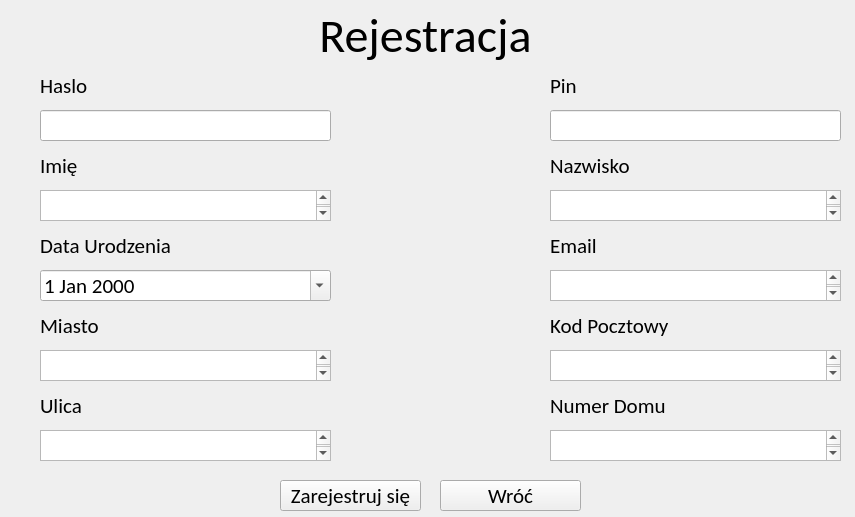
<?xml version="1.0" encoding="UTF-8"?>
<ui version="4.0">
 <class>SignUpWindow</class>
 <widget class="QWidget" name="SignUpWindow">
  <property name="geometry">
   <rect>
    <x>0</x>
    <y>0</y>
    <width>855</width>
    <height>517</height>
   </rect>
  </property>
  <property name="minimumSize">
   <size>
    <width>855</width>
    <height>517</height>
   </size>
  </property>
  <property name="maximumSize">
   <size>
    <width>855</width>
    <height>517</height>
   </size>
  </property>
  <property name="windowTitle">
   <string>Rejestracja</string>
  </property>
  <widget class="QLabel" name="NameLabel">
   <property name="geometry">
    <rect>
     <x>40</x>
     <y>140</y>
     <width>291</width>
     <height>51</height>
    </rect>
   </property>
   <property name="font">
    <font>
     <family>Calibri</family>
     <pointsize>16</pointsize>
    </font>
   </property>
   <property name="text">
    <string>Imię</string>
   </property>
  </widget>
  <widget class="QTextEdit" name="NameEdit">
   <property name="geometry">
    <rect>
     <x>40</x>
     <y>190</y>
     <width>291</width>
     <height>31</height>
    </rect>
   </property>
   <property name="font">
    <font>
     <family>Calibri</family>
     <pointsize>16</pointsize>
    </font>
   </property>
  </widget>
  <widget class="QLabel" name="PasswordLabel">
   <property name="geometry">
    <rect>
     <x>40</x>
     <y>60</y>
     <width>291</width>
     <height>51</height>
    </rect>
   </property>
   <property name="font">
    <font>
     <family>Calibri</family>
     <pointsize>16</pointsize>
    </font>
   </property>
   <property name="text">
    <string>Haslo</string>
   </property>
  </widget>
  <widget class="QLabel" name="RegistrationLabel">
   <property name="geometry">
    <rect>
     <x>0</x>
     <y>0</y>
     <width>851</width>
     <height>71</height>
    </rect>
   </property>
   <property name="font">
    <font>
     <family>Calibri</family>
     <pointsize>36</pointsize>
    </font>
   </property>
   <property name="text">
    <string>Rejestracja</string>
   </property>
   <property name="alignment">
    <set>Qt::AlignmentFlag::AlignCenter</set>
   </property>
  </widget>
  <widget class="QPushButton" name="RegistrationButton">
   <property name="geometry">
    <rect>
     <x>280</x>
     <y>480</y>
     <width>141</width>
     <height>31</height>
    </rect>
   </property>
   <property name="font">
    <font>
     <family>Calibri</family>
     <pointsize>16</pointsize>
    </font>
   </property>
   <property name="text">
    <string>Zarejestruj się</string>
   </property>
  </widget>
  <widget class="QLabel" name="DateLabel">
   <property name="geometry">
    <rect>
     <x>40</x>
     <y>220</y>
     <width>291</width>
     <height>51</height>
    </rect>
   </property>
   <property name="font">
    <font>
     <family>Calibri</family>
     <pointsize>16</pointsize>
    </font>
   </property>
   <property name="text">
    <string>Data Urodzenia</string>
   </property>
  </widget>
  <widget class="QLabel" name="CityLabel">
   <property name="geometry">
    <rect>
     <x>40</x>
     <y>300</y>
     <width>291</width>
     <height>51</height>
    </rect>
   </property>
   <property name="font">
    <font>
     <family>Calibri</family>
     <pointsize>16</pointsize>
    </font>
   </property>
   <property name="text">
    <string>Miasto</string>
   </property>
  </widget>
  <widget class="QTextEdit" name="CityEdit">
   <property name="geometry">
    <rect>
     <x>40</x>
     <y>350</y>
     <width>291</width>
     <height>31</height>
    </rect>
   </property>
   <property name="font">
    <font>
     <family>Calibri</family>
     <pointsize>16</pointsize>
    </font>
   </property>
  </widget>
  <widget class="QTextEdit" name="StreetEdit">
   <property name="geometry">
    <rect>
     <x>40</x>
     <y>430</y>
     <width>291</width>
     <height>31</height>
    </rect>
   </property>
   <property name="font">
    <font>
     <family>Calibri</family>
     <pointsize>16</pointsize>
    </font>
   </property>
  </widget>
  <widget class="QLabel" name="StreetLabel">
   <property name="geometry">
    <rect>
     <x>40</x>
     <y>380</y>
     <width>91</width>
     <height>51</height>
    </rect>
   </property>
   <property name="font">
    <font>
     <family>Calibri</family>
     <pointsize>16</pointsize>
    </font>
   </property>
   <property name="text">
    <string>Ulica</string>
   </property>
  </widget>
  <widget class="QTextEdit" name="HouseNumberEdit">
   <property name="geometry">
    <rect>
     <x>550</x>
     <y>430</y>
     <width>291</width>
     <height>31</height>
    </rect>
   </property>
   <property name="font">
    <font>
     <family>Calibri</family>
     <pointsize>16</pointsize>
    </font>
   </property>
  </widget>
  <widget class="QLabel" name="PinLabel">
   <property name="geometry">
    <rect>
     <x>550</x>
     <y>60</y>
     <width>291</width>
     <height>51</height>
    </rect>
   </property>
   <property name="font">
    <font>
     <family>Calibri</family>
     <pointsize>16</pointsize>
    </font>
   </property>
   <property name="text">
    <string>Pin</string>
   </property>
  </widget>
  <widget class="QLabel" name="EmailLabel">
   <property name="geometry">
    <rect>
     <x>550</x>
     <y>220</y>
     <width>131</width>
     <height>51</height>
    </rect>
   </property>
   <property name="font">
    <font>
     <family>Calibri</family>
     <pointsize>16</pointsize>
    </font>
   </property>
   <property name="text">
    <string>Email</string>
   </property>
  </widget>
  <widget class="QTextEdit" name="ZipCodeEdit">
   <property name="geometry">
    <rect>
     <x>550</x>
     <y>350</y>
     <width>291</width>
     <height>31</height>
    </rect>
   </property>
   <property name="font">
    <font>
     <family>Calibri</family>
     <pointsize>16</pointsize>
    </font>
   </property>
  </widget>
  <widget class="QLabel" name="SurnameLabel">
   <property name="geometry">
    <rect>
     <x>550</x>
     <y>140</y>
     <width>291</width>
     <height>51</height>
    </rect>
   </property>
   <property name="font">
    <font>
     <family>Calibri</family>
     <pointsize>16</pointsize>
    </font>
   </property>
   <property name="text">
    <string>Nazwisko</string>
   </property>
  </widget>
  <widget class="QLabel" name="HouseNumberLabel">
   <property name="geometry">
    <rect>
     <x>550</x>
     <y>380</y>
     <width>291</width>
     <height>51</height>
    </rect>
   </property>
   <property name="font">
    <font>
     <family>Calibri</family>
     <pointsize>16</pointsize>
    </font>
   </property>
   <property name="text">
    <string>Numer Domu</string>
   </property>
  </widget>
  <widget class="QTextEdit" name="SurnameEdit">
   <property name="geometry">
    <rect>
     <x>550</x>
     <y>190</y>
     <width>291</width>
     <height>31</height>
    </rect>
   </property>
   <property name="font">
    <font>
     <family>Calibri</family>
     <pointsize>16</pointsize>
    </font>
   </property>
  </widget>
  <widget class="QTextEdit" name="EmailEdit">
   <property name="geometry">
    <rect>
     <x>550</x>
     <y>270</y>
     <width>291</width>
     <height>31</height>
    </rect>
   </property>
   <property name="font">
    <font>
     <family>Calibri</family>
     <pointsize>16</pointsize>
    </font>
   </property>
  </widget>
  <widget class="QLabel" name="ZipCodeLabel">
   <property name="geometry">
    <rect>
     <x>550</x>
     <y>300</y>
     <width>291</width>
     <height>51</height>
    </rect>
   </property>
   <property name="font">
    <font>
     <family>Calibri</family>
     <pointsize>16</pointsize>
    </font>
   </property>
   <property name="text">
    <string>Kod Pocztowy</string>
   </property>
  </widget>
  <widget class="QDateEdit" name="dateEdit">
   <property name="geometry">
    <rect>
     <x>40</x>
     <y>270</y>
     <width>291</width>
     <height>31</height>
    </rect>
   </property>
   <property name="font">
    <font>
     <family>Calibri</family>
     <pointsize>16</pointsize>
    </font>
   </property>
   <property name="calendarPopup">
    <bool>true</bool>
   </property>
   <property name="date">
    <date>
     <year>2000</year>
     <month>1</month>
     <day>1</day>
    </date>
   </property>
  </widget>
  <widget class="QPushButton" name="BackButton">
   <property name="geometry">
    <rect>
     <x>440</x>
     <y>480</y>
     <width>141</width>
     <height>31</height>
    </rect>
   </property>
   <property name="font">
    <font>
     <family>Calibri</family>
     <pointsize>16</pointsize>
    </font>
   </property>
   <property name="text">
    <string>Wróć</string>
   </property>
  </widget>
  <widget class="QLineEdit" name="PasswordEdit">
   <property name="geometry">
    <rect>
     <x>40</x>
     <y>110</y>
     <width>291</width>
     <height>31</height>
    </rect>
   </property>
   <property name="font">
    <font>
     <family>Calibri</family>
     <pointsize>16</pointsize>
    </font>
   </property>
  </widget>
  <widget class="QLineEdit" name="PinEdit">
   <property name="geometry">
    <rect>
     <x>550</x>
     <y>110</y>
     <width>291</width>
     <height>31</height>
    </rect>
   </property>
   <property name="font">
    <font>
     <family>Calibri</family>
     <pointsize>16</pointsize>
    </font>
   </property>
  </widget>
 </widget>
 <resources/>
 <connections/>
</ui>
